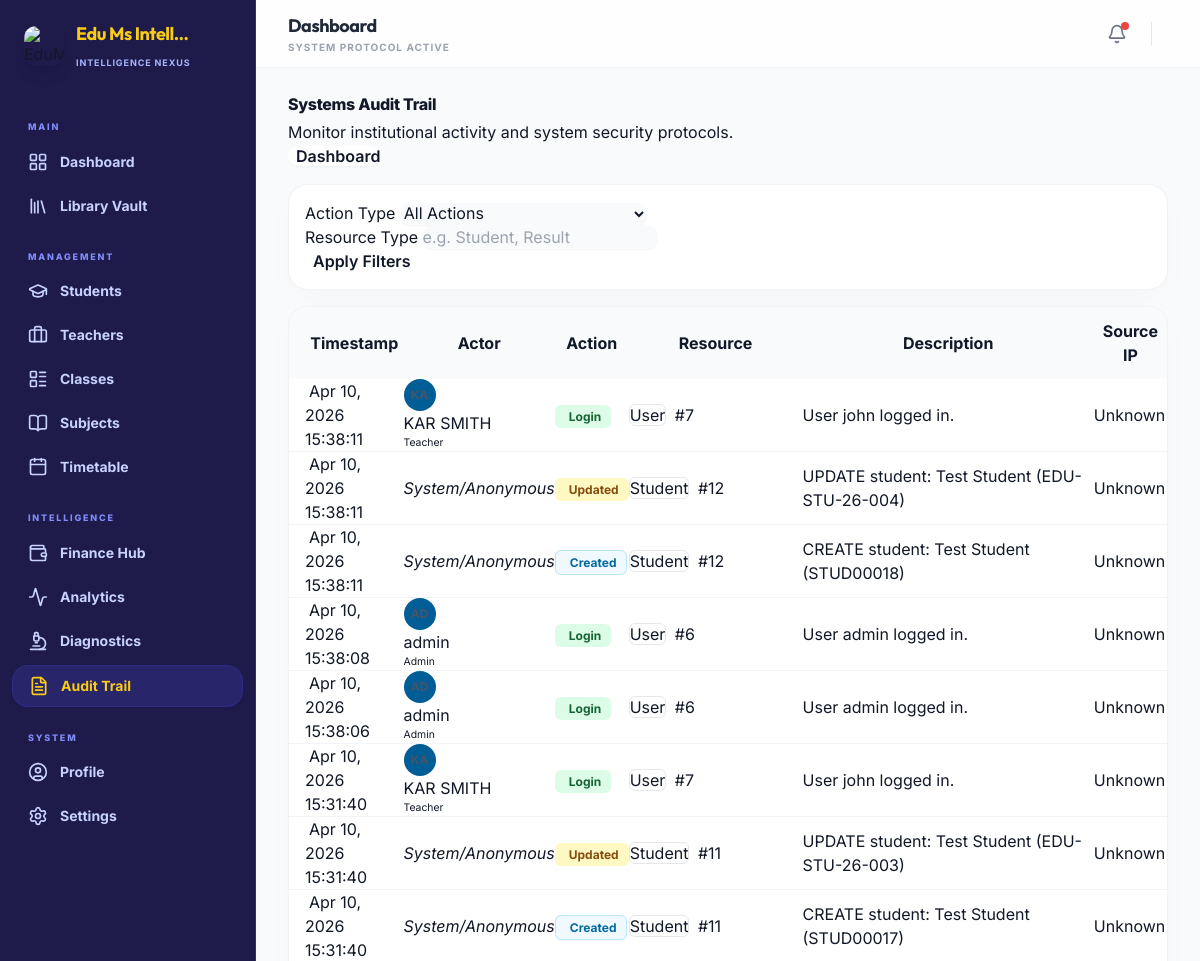
Before: /admin-dashboard/audit/logs/ (signed in, upper part) with the older database file.
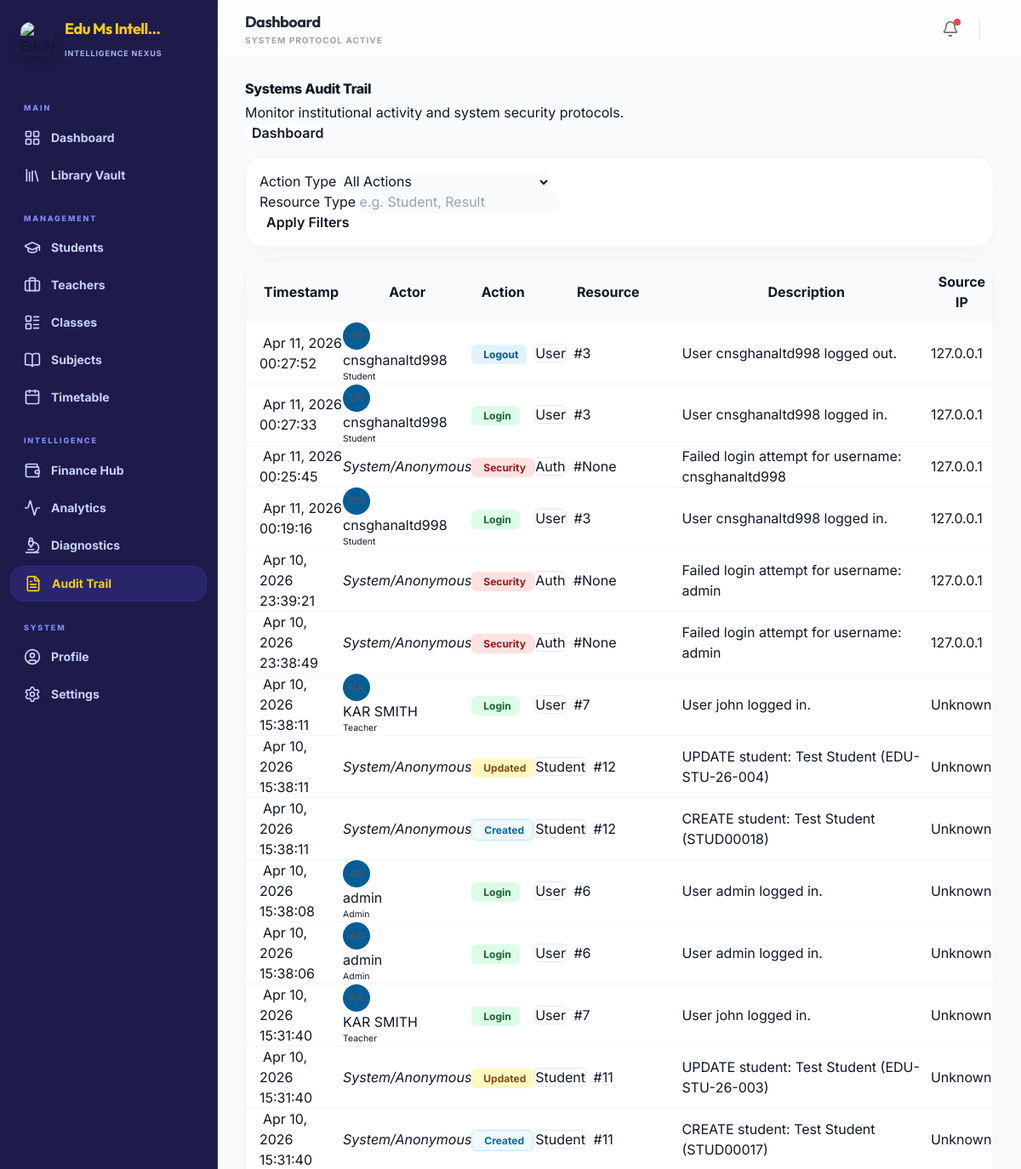
After: the same page with the newer database file.
### core/models.py (models this page shows, shortened)
class AuditLog(models.Model):
    ACTION_CHOICES = [
        ('LOGIN', 'User Login'),
        ('LOGOUT', 'User Logout'),
        ('CREATE', 'Record Created'),
        ('UPDATE', 'Record Updated'),
        ('DELETE', 'Record Deleted'),
        ('SYSTEM', 'System Configuration Change'),
        ('SECURITY', 'Security Alert'),
    ]
    user = models.ForeignKey(settings.AUTH_USER_MODEL, on_delete=models.SET_NULL, null=True, related_name='audit_logs')
    action = models.CharField(max_length=20, choices=ACTION_CHOICES)
    resource_type = models.CharField(max_length=100, help_text="e.g. Student, Result, Teacher")
    resource_id = models.CharField(max_length=100, null=True, blank=True)
    description = models.TextField()
    timestamp = models.DateTimeField(auto_now_add=True)
    ip_address = models.GenericIPAddressField(null=True, blank=True)
    class Meta:
        ordering = ['-timestamp']
        indexes = [
            models.Index(fields=['action', 'timestamp']),
            models.Index(fields=['resource_type', 'resource_id']),
        ]

### accounts/models.py (models this page shows, shortened)
class User(AbstractUser):
    ROLE_CHOICES = (
        ('admin', 'Admin'),
        ('teacher', 'Teacher'),
        ('student', 'Student'),
    )
    GENDER_CHOICES = (
        ('male', 'Male'),
        ('female', 'Female'),
        ('other', 'Other'),
    )
    role = models.CharField(max_length=10, choices=ROLE_CHOICES, default='student')
    gender = models.CharField(max_length=10, choices=GENDER_CHOICES, blank=True, null=True)
    phone = models.CharField(max_length=15, blank=True)
    address = models.TextField(blank=True)
    date_of_birth = models.DateField(null=True, blank=True)
    profile_picture = models.ImageField(upload_to='profiles/', null=True, blank=True)
    has_completed_onboarding = models.BooleanField(default=False)
    badges = models.ManyToManyField(Badge, related_name='users', blank=True)

### admin_dashboard/views.py (the view)
# urls.py: path('audit/logs/', views.audit_log_list, name='audit_logs'),
@admin_required
def audit_log_list(request):
    logs_query = AuditLog.objects.select_related('user').all()
    action = request.GET.get('action')
    resource = request.GET.get('resource')
    if action:
        logs_query = logs_query.filter(action=action)
    if resource:
        logs_query = logs_query.filter(resource_type__icontains=resource)
    paginator = Paginator(logs_query, 50)
    page_number = request.GET.get('page')
    page_obj = paginator.get_page(page_number)
    context = {
        'logs': page_obj,
        'actions': AuditLog.ACTION_CHOICES,
        'selected_action': action,
        'selected_resource': resource
    }
    return render(request, 'admin_dashboard/audit_logs.html', context)

### core/context_processors.py (called while the page is built)
def school_config(request):
    config = SchoolConfiguration.get_config()
    return {'school_config': config}

def unread_notifications(request):
    if request.user.is_authenticated:
        from analytics.models import Notification as AnalyticsNotification
        unread = AnalyticsNotification.objects.filter(recipient=request.user, is_read=False).order_by('-created_at')
        return {
            'unread_notifications': unread[:5],  # Top 5 for dropdown
            'unread_notifications_count': unread.count()
        }
    return {}

### core/models.py (called while the page is built)
    @classmethod
    def get_config(cls):
        obj, created = cls.objects.get_or_create(id=1)
        return obj

### templates/admin_dashboard/audit_logs.html (shortened to what the changed rows need)
{% extends 'base.html' %}
{% load static %}
{% block content %}
<div class="animate-fade-up">
    <div class="d-flex justify-content-between align-items-center mb-4">
        <div>
            <h2 class="mb-1" style="font-weight: 800; letter-spacing: -0.02em;">Systems Audit Trail</h2>
        </div>
    </div>
    <div class="premium-card overflow-hidden">
        <div class="table-responsive">
            <table class="table table-hover align-middle mb-0">
                <thead style="background: #f8fafc;">
                    <tr>
                        <th class="ps-4 border-0 py-3 small fw-bold text-uppercase text-muted">Timestamp</th>
                        <th class="border-0 py-3 small fw-bold text-uppercase text-muted">Actor</th>
                        <th class="border-0 py-3 small fw-bold text-uppercase text-muted">Action</th>
                        <th class="border-0 py-3 small fw-bold text-uppercase text-muted">Resource</th>
                        <th class="border-0 py-3 small fw-bold text-uppercase text-muted">Description</th>
                        <th class="border-0 py-3 small fw-bold text-uppercase text-muted">Source IP</th>
                    </tr>
                </thead>
                <tbody>
                    {% for log in logs %}
                    <tr style="border-bottom: 1px solid #f1f5f9;">
                        <td class="ps-4 small text-muted">
                             {{ log.timestamp|date:"M d, Y" }}<br>
                            <span class="fw-bold">{{ log.timestamp|date:"H:i:s" }}</span>
                        </td>
                        <td>
                            {% if log.user %}
                                <div class="d-flex align-items-center">
                                    <div class="avatar-sm-circle me-2">
                                    </div>
                                    <div>
                                        <div class="fw-bold small">{{ log.user.get_full_name|default:log.user.username }}</div>
                                        <div class="text-muted extra-small">{{ log.user.role|capfirst }}</div>
                                    </div>
                                </div>
                            {% else %}
                                <span class="text-muted italic small">System/Anonymous</span>
                            {% endif %}
                        </td>
                        <td>
                            {% if log.action == 'LOGIN' %}
                                <span class="p-badge-success"> Login</span>
                            {% elif log.action == 'LOGOUT' %}
                                <span class="p-badge-info"> Logout</span>
                            {% elif log.action == 'CREATE' %}
                                <span class="p-badge-exemplary"> Created</span>
                            {% elif log.action == 'UPDATE' %}
                                <span class="p-badge-passing"> Updated</span>
                            {% elif log.action == 'DELETE' %}
                                <span class="p-badge-critical"><i class="fas fa-trash-alt me-1"></i> Deleted</span>
                            {% elif log.action == 'SYSTEM' %}
                                <span class="p-badge-primary"><i class="fas fa-cogs me-1"></i> System</span>
                            {% elif log.action == 'SECURITY' %}
                                <span class="p-badge-critical animate-pulse"> Security</span>
                            {% endif %}
                        </td>
                        <td>
                            <span class="badge bg-light text-dark fw-normal border" style="border-radius: 6px;">{{ log.resource_type }}</span>
                            {% if log.resource_id %}
                                <span class="text-muted small ms-1">#{{ log.resource_id|truncatechars:10 }}</span>
                            {% endif %}
                        </td>
                        <td class="small">{{ log.description }}</td>
                        <td class="small text-muted font-monospace">{{ log.ip_address|default:"Unknown" }}</td>
                    </tr>
                    {% endfor %}
                </tbody>
            </table>
        </div>
    </div>
</div>
{% endblock %}

Changed rows visible on the page:
added AuditLog: timestamp "Apr 11, 2026", timestamp "00:27:52", user.get_full_name "cnsghanaltd998", user.role "Student", action "Logout", resource_type "User", resource_id "3", description "User cnsghanaltd998 logged out.", ip_address "127.0.0.1"
added AuditLog: timestamp "Apr 11, 2026", timestamp "00:27:33", user.get_full_name "cnsghanaltd998", user.role "Student", action "Login", resource_type "User", resource_id "3", description "User cnsghanaltd998 logged in.", ip_address "127.0.0.1"
added AuditLog: timestamp "Apr 11, 2026", timestamp "00:25:45", shows "System/Anonymous", action "Security", resource_type "Auth", resource_id "None", description "Failed login attempt for username: cnsghanaltd998", ip_address "127.0.0.1"
added AuditLog: timestamp "Apr 11, 2026", timestamp "00:19:16", user.get_full_name "cnsghanaltd998", user.role "Student", action "Login", resource_type "User", resource_id "3", description "User cnsghanaltd998 logged in.", ip_address "127.0.0.1"
added AuditLog: timestamp "Apr 10, 2026", timestamp "23:39:21", shows "System/Anonymous", action "Security", resource_type "Auth", resource_id "None", description "Failed login attempt for username: admin", ip_address "127.0.0.1"
added AuditLog: timestamp "Apr 10, 2026", timestamp "23:38:49", shows "System/Anonymous", action "Security", resource_type "Auth", resource_id "None", description "Failed login attempt for username: admin", ip_address "127.0.0.1"
